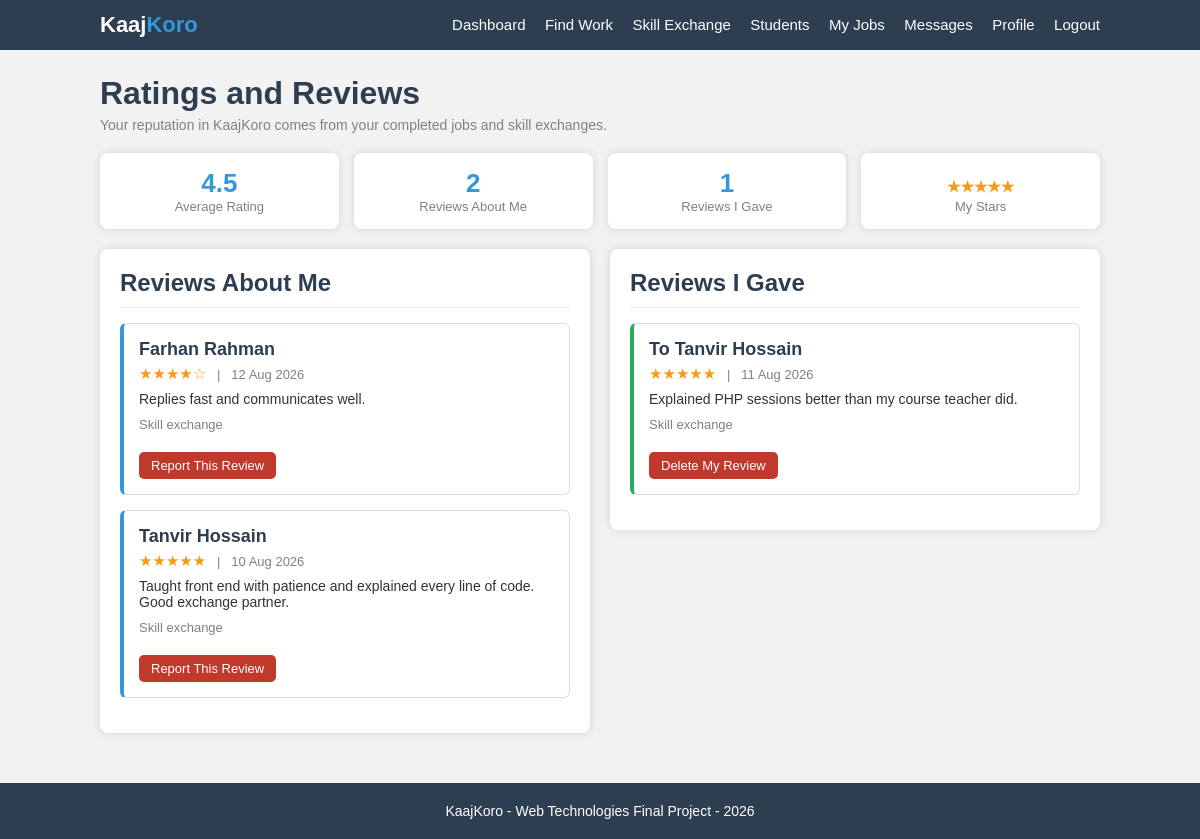
The app's page /reviews.php (signed in) with its own data.
### tables this page shows
CREATE TABLE users (
    user_id     INT AUTO_INCREMENT PRIMARY KEY,
    name        VARCHAR(100) NOT NULL,
    email       VARCHAR(100) NOT NULL UNIQUE,
    password    VARCHAR(255) NOT NULL,
    phone       VARCHAR(20)  NOT NULL,
    university  VARCHAR(100) NOT NULL,
    city        VARCHAR(50)  NOT NULL,
    bio         TEXT,
    education   VARCHAR(200),
    experience  TEXT,
    portfolio   VARCHAR(150),
    status      VARCHAR(20)  DEFAULT 'active',
    joined      DATE
);

CREATE TABLE reviews (
    review_id    INT AUTO_INCREMENT PRIMARY KEY,
    from_id      INT NOT NULL,
    to_id        INT NOT NULL,
    job_id       INT DEFAULT 0,
    rating       INT NOT NULL,
    comment      TEXT NOT NULL,
    review_date  DATE,
    status       VARCHAR(20) DEFAULT 'visible',
    FOREIGN KEY (from_id) REFERENCES users(user_id) ON DELETE CASCADE,
    FOREIGN KEY (to_id)   REFERENCES users(user_id) ON DELETE CASCADE
);

### check_login.php (called while the page is built, shortened)
<?php
$me = getUser($conn, $_SESSION["user_id"]);
?>

### reviews.php (the view, shortened to what this page needs)
<?php
require_once "config.php";
require_once "functions.php";
require_once "check_login.php";
$my_id = $me["user_id"];
$rating = getAverageRating($conn, $my_id);
$review_count = countReviews($conn, $my_id);
$given_count = countRows($conn, "SELECT COUNT(*) AS total FROM reviews WHERE from_id = ?", $my_id);
include "header.php";
?>
    <div class="page">
        <h1>Ratings and Reviews</h1>
        <p class="page-info">Your reputation in KaajKoro comes from your completed jobs and skill exchanges.</p>
        <div class="stats">
            <div class="stat">
                <div class="stat-number"><?php echo number_format($rating, 1); ?></div>
                <div class="stat-name">Average Rating</div>
            </div>
            <div class="stat">
                <div class="stat-number"><?php echo $review_count; ?></div>
                <div class="stat-name">Reviews About Me</div>
            </div>
            <div class="stat">
                <div class="stat-number"><?php echo $given_count; ?></div>
                <div class="stat-name">Reviews I Gave</div>
            </div>
            <div class="stat">
                <div class="stat-number"><?php echo showStars($rating); ?></div>
                <div class="stat-name">My Stars</div>
            </div>
        </div>
        <div class="row">
            <div class="col-half">
                <div class="box">
                    <h2 class="box-title">Reviews About Me</h2>
                    <?php
                    $stmt = $conn->prepare("SELECT r.*, u.name AS writer
                                            FROM reviews r
                                            JOIN users u ON r.from_id = u.user_id
                                            WHERE r.to_id = ? AND r.status = 'visible'
                                            ORDER BY r.review_id DESC");
                    $stmt->bind_param("i", $my_id);
                    $stmt->execute();
                    $result = $stmt->get_result();
                    while ($review = $result->fetch_assoc()) {
                        ?>
                        <div class="item">
                            <h3><?php echo htmlspecialchars($review["writer"]); ?></h3>
                            <p class="item-info"><?php echo showStars($review["rating"]); ?>
                                &nbsp; | &nbsp; <?php echo showDate($review["review_date"]); ?></p>
                            <p class="item-text"><?php echo htmlspecialchars($review["comment"]); ?></p>
                            <?php
                            if ($review["job_id"] > 0) {
                                $job = getJob($conn, $review["job_id"]);
                                if ($job != null) {
                                    echo "<p class='gray-text'>Job : " . htmlspecialchars($job["title"]) . "</p>";
                                }
                            }
                            else {
                                echo "<p class='gray-text'>Skill exchange</p>";
                            }
                            ?>
                            <div class="buttons">
                                <button class="btn-small btn-red" onclick="window.location.href='report.php?type=review&id=<?php echo $review["review_id"]; ?>'">Report This Review</button>
                            </div>
                        </div>
                        <?php
                    }
                    ?>
                </div>
            </div>
            <div class="col-half">
                <div class="box">
                    <h2 class="box-title">Reviews I Gave</h2>
                    <?php
                    $stmt = $conn->prepare("SELECT r.*, u.name AS person
                                            FROM reviews r
                                            JOIN users u ON r.to_id = u.user_id
                                            WHERE r.from_id = ?
                                            ORDER BY r.review_id DESC");
                    $stmt->bind_param("i", $my_id);
                    $stmt->execute();
                    $result = $stmt->get_result();
                    while ($review = $result->fetch_assoc()) {
                        ?>
                        <div class="item item-green">
                            <h3>To <?php echo htmlspecialchars($review["person"]); ?></h3>
                            <p class="item-info"><?php echo showStars($review["rating"]); ?>
                                &nbsp; | &nbsp; <?php echo showDate($review["review_date"]); ?></p>
                            <p class="item-text"><?php echo htmlspecialchars($review["comment"]); ?></p>
                            <?php
                            if ($review["job_id"] > 0) {
                                $job = getJob($conn, $review["job_id"]);
                                if ($job != null) {
                                    echo "<p class='gray-text'>Job : " . htmlspecialchars($job["title"]) . "</p>";
                                }
                            }
                            else {
                                echo "<p class='gray-text'>Skill exchange</p>";
                            }
                            ?>
                            <div class="buttons">
                                <button class="btn-small btn-red" onclick="if (confirm('Do you want to delete this review?')) { window.location.href='reviews.php?action=delete&id=<?php echo $review["review_id"]; ?>'; }">Delete My Review</button>
                            </div>
                        </div>
                        <?php
                    }
                    ?>
                </div>
            </div>
        </div>
    </div>
<?php include "footer.php"; ?>

### functions.php (shortened to what this page needs)
<?php
function getUser($conn, $user_id) {
    $stmt = $conn->prepare("SELECT * FROM users WHERE user_id = ?");
    $stmt->bind_param("i", $user_id);
    $stmt->execute();
    $result = $stmt->get_result();
    $user = $result->fetch_assoc();
    return $user;
}
function getAverageRating($conn, $user_id) {
    $stmt = $conn->prepare("SELECT AVG(rating) AS average
                            FROM reviews
                            WHERE to_id = ? AND status = 'visible'");
    $stmt->bind_param("i", $user_id);
    $stmt->execute();
    $result = $stmt->get_result();
    $row = $result->fetch_assoc();
    return $row["average"];
}
function countReviews($conn, $user_id) {
    $stmt = $conn->prepare("SELECT COUNT(*) AS total
                            FROM reviews
                            WHERE to_id = ? AND status = 'visible'");
    $stmt->bind_param("i", $user_id);
    $stmt->execute();
    $result = $stmt->get_result();
    $row = $result->fetch_assoc();
    return $row["total"];
}
function countRows($conn, $sql, $value) {
    $stmt = $conn->prepare($sql);
    $stmt->bind_param("i", $value);
    $stmt->execute();
    $result = $stmt->get_result();
    $row = $result->fetch_assoc();
    return $row["total"];
}
function showStars($rating) {
    $stars = "";
    $full = round($rating);
    for ($i = 1; $i <= 5; $i++) {
        if ($i <= $full) {
            $stars = $stars . "&#9733;";
        }
        else {
            $stars = $stars . "&#9734;";
        }
    }
    return "<span class='stars'>" . $stars . "</span>";
}
function showDate($date) {
    return date("d M Y", strtotime($date));
}
?>

### style.css (style rules this page uses)
* { margin:0; padding:0; box-sizing:border-box; font-family:Arial, Helvetica, sans-serif; }
body { background:#f2f2f2; color:#333; }
.page { width:1000px; margin:25px auto; }
h1 { color:#2c3e50; margin-bottom:5px; }
h2 { color:#2c3e50; }
h3 { color:#2c3e50; font-size:18px; }
.page-info { color:gray; font-size:14px; margin-bottom:20px; }
.box { background:white; padding:20px; border-radius:8px; box-shadow:0 0 8px lightgray; margin-bottom:20px; }
.box-title { border-bottom:1px solid #ecf0f1; padding-bottom:10px; margin-bottom:15px; }
.row { display:flex; gap:20px; }
.col-half { width:50%; }
button { padding:10px 18px; border:none; border-radius:5px; background:#3498db; color:white; font-size:15px; cursor:pointer; }
.btn-small { padding:6px 12px; font-size:13px; }
.btn-red { background:#c0392b; }
.buttons { margin-top:20px; display:flex; gap:10px; }
.item { background:white; border:1px solid #ddd; border-left:4px solid #3498db; border-radius:6px; padding:15px; margin-bottom:15px; }
.item h3 { margin-bottom:5px; }
.item-info { color:gray; font-size:13px; margin-bottom:8px; }
.item-text { font-size:14px; margin-bottom:10px; }
.item-green { border-left:4px solid #27ae60; }
.stars { color:#f39c12; font-size:15px; }
.gray-text { color:gray; font-size:13px; }
.stats { display:flex; gap:15px; margin-bottom:20px; }
.stat { background:white; border-radius:8px; box-shadow:0 0 8px lightgray; padding:15px; width:25%; text-align:center; }
.stat-number { font-size:26px; font-weight:bold; color:#3498db; }
.stat-name { font-size:13px; color:gray; }

### records on screen
users: user_id "1"
reviews: from.name "Farhan Rahman", stars "★★★★☆", review_date "12 Aug 2026", comment "Replies fast and communicates well.", shows "Skill exchange"
reviews: from.name "Tanvir Hossain", stars "★★★★★", review_date "10 Aug 2026", comment "Taught front end with patience and explained every line of code. Good exchange partner.", shows "Skill exchange"
reviews: to.name "Tanvir Hossain", stars "★★★★★", review_date "11 Aug 2026", comment "Explained PHP sessions better than my course teacher did.", shows "Skill exchange"

### other values on screen
$rating "4.5"
$review_count "2"
$stars "★★★★★"
